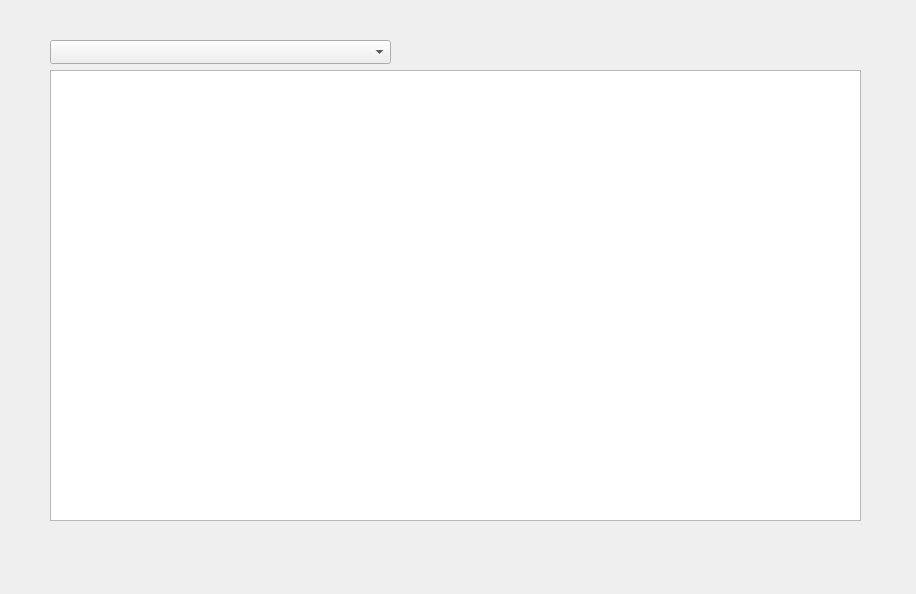
<?xml version="1.0" encoding="UTF-8"?>
<ui version="4.0">
 <class>listdisplay</class>
 <widget class="QDialog" name="listdisplay">
  <property name="geometry">
   <rect>
    <x>0</x>
    <y>0</y>
    <width>916</width>
    <height>594</height>
   </rect>
  </property>
  <property name="windowTitle">
   <string>Lists</string>
  </property>
  <widget class="QListWidget" name="listWidget">
   <property name="geometry">
    <rect>
     <x>50</x>
     <y>70</y>
     <width>811</width>
     <height>451</height>
    </rect>
   </property>
   <property name="font">
    <font>
     <pointsize>12</pointsize>
    </font>
   </property>
   <property name="isWrapping" stdset="0">
    <bool>false</bool>
   </property>
  </widget>
  <widget class="QComboBox" name="listNameComboBox">
   <property name="geometry">
    <rect>
     <x>50</x>
     <y>40</y>
     <width>341</width>
     <height>24</height>
    </rect>
   </property>
  </widget>
 </widget>
 <resources/>
 <connections/>
</ui>
